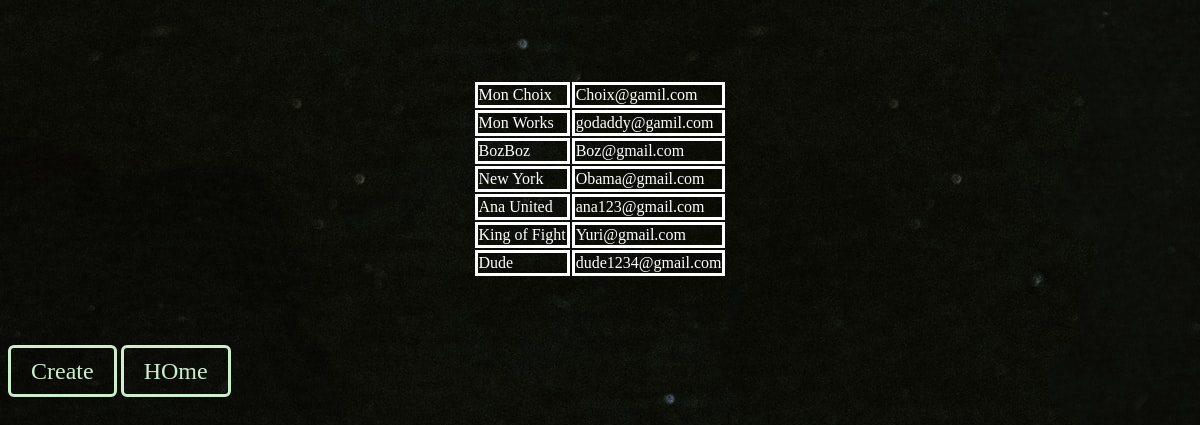
Page /lists/ on the committed database.
### list_save/models.py (models this page shows, shortened)
class Lists(models.Model):
	username = models.CharField(max_length=50)
	email = models.EmailField()
	class Meta:
		db_table = 'Lists'

### list_save/views.py (the view)
# urls.py: path('lists/', views.lists,name="lists"),
def lists(request):
	lists = Lists.objects.all()
	return render(request,'lists.html',{'lists':lists})

### list_save/templates/lists.html (shortened to what this page needs)
{% load static %}
<!DOCTYPE html>
<html>
<head>
	<link rel="stylesheet" type="text/css" href="{% static 'style.css' %}">
</head>
<body>
<table>
	{% for i in lists %}
	<tr>
		<td>{{i.username}}</td>
		<td>{{i.email}}</td>
	</tr>
	{% endfor %}
</table>
	<a href="{% url 'create' %}" id="id">Create</a>
	<a href="{% url 'hello' %}" id="id">HOme</a>
</body>
</html>

### static/style.css (style rules this page uses)
body { background-color:#cec; background:url("pip.jpg") fixed no-repeat; color:white; }
a { text-decoration:none; display: block; color: #cec; font-size: 24px; padding: 16px; }
table { margin: 80px auto; }
td { border: solid; }
#id { display: inline; border: solid; padding:10px 20px; border-radius: 6px; }

### rows in the picture
Lists: username "Mon Choix", email "Choix@gamil.com"
Lists: username "Mon Works", email "godaddy@gamil.com"
Lists: username "BozBoz", email "Boz@gmail.com"
Lists: username "New York", email "Obama@gmail.com"
Lists: username "Ana United", email "ana123@gmail.com"
Lists: username "King of Fight", email "Yuri@gmail.com"
Lists: username "Dude", email "dude1234@gmail.com"
